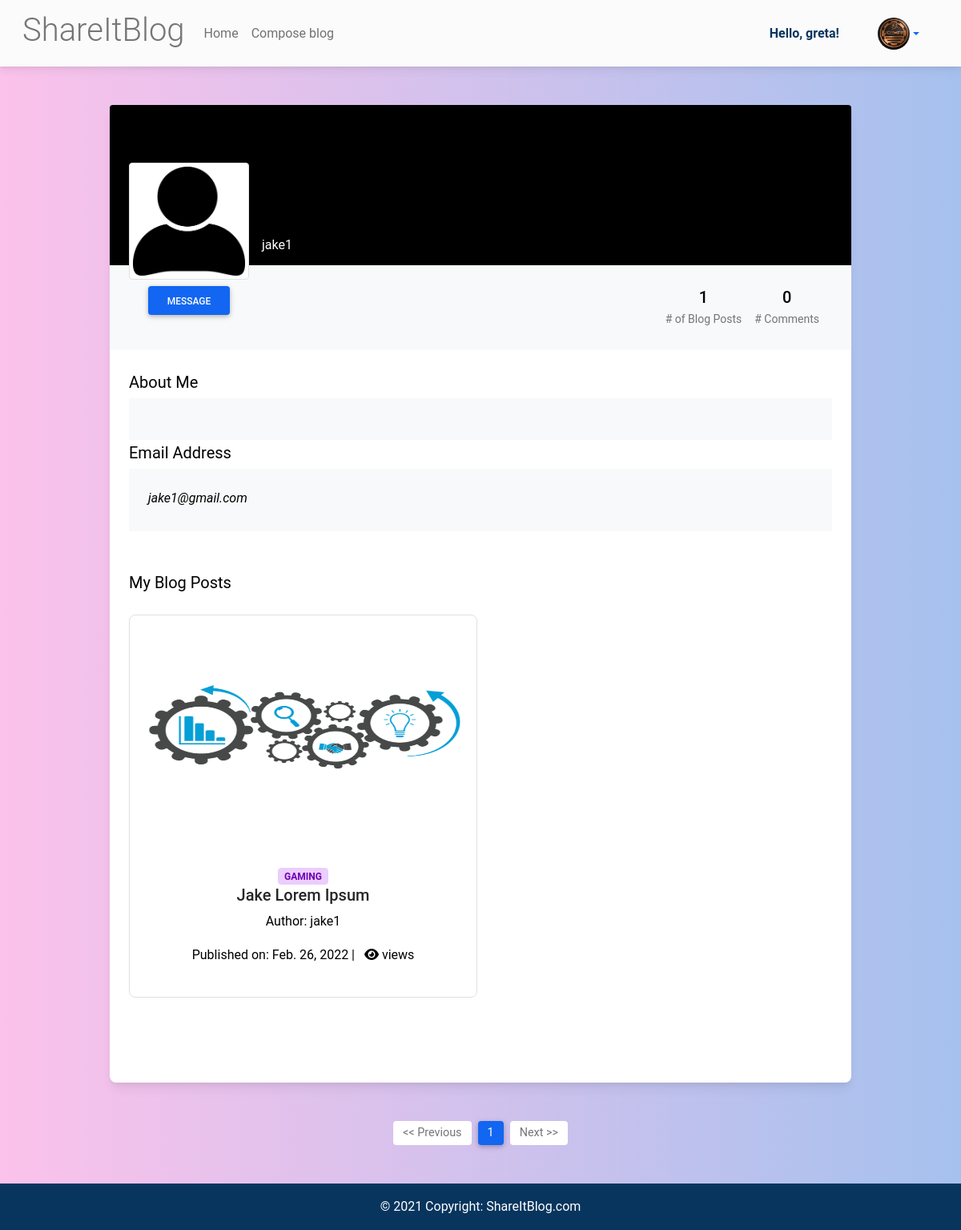
/author_profiles/2/ (signed in), run on the app's committed database.
### pages/models.py (models this page shows, shortened)
class Profile(models.Model):
    first_name = models.CharField(max_length=200, blank=True)
    middle_name = models.CharField(max_length=200, blank=True)
    last_name = models.CharField(max_length=200, blank=True)
    user = models.OneToOneField(
        User, max_length=200, on_delete=models.CASCADE, unique=True)
    bio = models.TextField(max_length=500, blank=True)
    avatar = models.ImageField(
        default='default/avatar.png', upload_to='avatars/')
    created_at = models.DateTimeField(auto_now_add=True)
    updated_at = models.DateTimeField(auto_now=True)

### blog/models.py (models this page shows, shortened)
class Post(models.Model):
    title = models.CharField(max_length=250)
    slug = AutoSlugField(populate_from='title', unique=True)
    thumbnail = models.ImageField(
        default='default/default_blog_post_img1.png', upload_to='thumbnails/', blank=True, null=True)
    image_url = models.CharField(
        default=None, max_length=500, blank=True, null=True)
    content = RichTextField()
    author = models.ForeignKey(
        User, on_delete=models.CASCADE, related_name='posts')
    categories = models.ManyToManyField(Category)
    hit_count_generic = GenericRelation(
        HitCount, object_id_field='object_pk', related_query_name='hit_count_generic_relation')
    tags = TaggableManager()
    created_at = models.DateTimeField(auto_now_add=True)
    updated_at = models.DateTimeField(auto_now_add=True)
    class Meta:
        ordering = ['-created_at']
    @property
    def post_link(self):
        return reverse('post', kwargs={
            'slug': self.slug,
        })

class Category(models.Model):
    title = models.CharField(max_length=25)
    def __str__(self):
        return self.title
    class Meta:
        verbose_name = 'Category'
        verbose_name_plural = 'Categories'

### pages/views.py (the view)
# urls.py: re_path(r'^author_profiles/(?P<id>[0-9]+)/$',
@login_required
def author_profiles(request, id):
    author_profile_page = get_object_or_404(Post, pk=id)
    profile = Profile.objects.get(user=id)
    posts = Post.objects.filter(author=id)
    posts_count = Post.objects.filter(author=id).count()
    comment_count = Comment.objects.filter(user=id).count()
    page = request.GET.get('page')
    paginator = Paginator(posts, 8)
    try:
        posts = paginator.page(page)
    except PageNotAnInteger:
        posts = paginator.page(1)
    except EmptyPage:
        posts = paginator.page(paginator.num_pages)
    context = {
        'author_profile_page': author_profile_page,
        'profile': profile,
        'posts': posts,
        'posts_count': posts_count,
        'comment_count': comment_count,
        'page': page,
    }
    return render(request, 'pages/author_profile.html', context)

### templates/pages/author_profile.html (shortened to what this page needs)
{% extends 'pages/base.html' %}
{% load crispy_forms_tags %}
{% load static %}
{% load hitcount_tags %}
{% block content %}
<section class="h-100 gradient-custom-2">
    <div class="container py-5 h-100">
        <div class="row d-flex justify-content-center align-items-center h-100">
            <div class="col col-lg-10 col-xl-10">
                <div class="card">
                    <div class="rounded-top text-white d-flex flex-row" style="background-color: #000; height:200px;">
                        <div class="ms-4 mt-5 d-flex flex-column" style="width: 150px;">
                            <img src="{{ profile.avatar.url }}" alt="Generic placeholder image"
                                class="img-fluid img-thumbnail mt-4 mb-2" style="width: 150px; z-index: 1">
                            <div class="d-flex justify-content-center mb-2">
                                {% if user.is_authenticated %}
                                {% if user.id == profile.id %}
                                <a href="{% url 'pages:update_profile' %}" type="button" class="btn btn-secondary"
                                    data-mdb-ripple-color="dark" style="z-index: 1;">
                                    Edit profile
                                </a>
                                {% else %}
                                <a href="#" type="button" class="btn btn-primary"
                                    data-mdb-ripple-color="dark" style="z-index: 1;">
                                    Message
                                </a>
                                {% endif %}
                                {% endif %}
                            </div>
                        </div>
                        <div class="ms-3" style="margin-top: 130px;">
                            <h5>{{ profile.first_name }}&nbsp;{{ profile.middle_name }}&nbsp;{{ profile.last_name }}
                            </h5>
                            <p>{{ profile.user }}</p>
                        </div>
                    </div>
                    <div class="p-4 text-black" style="background-color: #f8f9fa;">
                        <div class="d-flex justify-content-end text-center py-1">
                            <div>
                                <p class="mb-1 h5">{{ posts_count }}</p>
                                <p class="small text-muted mb-0"># of Blog Posts</p>
                            </div>
                            <div class="px-3">
                                <p class="mb-1 h5">{{ comment_count }}</p>
                                <p class="small text-muted mb-0"># Comments</p>
                            </div>
                        </div>
                    </div>
                    <div class="card-body p-4 text-black">
                        <div class="mb-5">
                            <p class="lead fw-normal mb-1">About Me</p>
                            <div class="p-4" style="background-color: #f8f9fa;">
                            </div>
                            <p class="lead fw-normal mb-1">Email Address</p>
                            <div class="p-4" style="background-color: #f8f9fa;">
                                <p class="font-italic mb-1">{{ profile.user.email }}</p>
                            </div>
                        </div>
                        <div class="d-flex justify-content-between align-items-center mb-4">
                            <p class="lead fw-normal mb-0">My Blog Posts</p>
                        </div>
                        <div class="row g-2">
                            {% if posts %}
                            {% for post in posts %}
                            <div class="col-md-6">
                                <div
                                    class="card border hover-shadow-6 mb-6 d-block bg-image hover-overlay hover-zoom hover-shadow ripple">
                                    {% if post.thumbnail %}
                                    <a href="#"><img class="card-img-top" src="{{ post.thumbnail.url }}"
                                            alt="Card image cap" style="height: 18rem;"></a>
                                    {% else %}
                                    <a href="#"><img class="card-img-top" src="{{ post.image_url }}"
                                            alt="Card image cap" style="height: 18rem;"></a>
                                    {% endif %}
                                    <div class="card-body p-6 text-center">
                                        <div class="Tags gap-xy-2 text-center mt-6">
                                            {% for category in post.categories.all %}
                                            <a href="#" class="badge badge-secondary text-uppercase">{{ category }}</a>
                                            {% endfor %}
                                        </div>
                                        <h5 class="card-title mb=0"><a class="text-dark" href="{{ post.post_link }}">{{ post.title }}</a></h5>
                                        <p>Author:&nbsp;{{ post.author }}</p>
                                        <p>
                                            Published on:&nbsp;{{ post.created_at|date }} | {% get_hit_count for post %}&nbsp;&nbsp;<i class="fas fa-eye" aria-hidden="true"></i>&nbsp;views
                                        </p>
                                    </div>
                                </div>
                                <br>
                            </div>
                            {% endfor %}
                            {% else %}
                            <h1 align="center">No post for this user yet...</h1>
                            {% endif %}
                        </div>
                    </div>
                </div>
            </div>
        </div>
    </div>
    {% include 'blog/pagination.html' %}
    {% include 'pages/footer.html' %}
</section>
{% endblock content %}

### templates/pages/navbar.html (shortened to what this page needs)
{% load static %}
<nav class="navbar navbar-expand-lg navbar-light bg-light">
    <div class="container-fluid">
        <div class="collapse navbar-collapse" id="navbarSupportedContent">
            {% url 'home' as home %}
            <a class="navbar-brand" href="#">
                <h3 class="display-6 text-muted">ShareItBlog</h3>
            </a>
            <ul class="navbar-nav me-auto mb-2 mb-lg-0">
                <li class="nav-item">
                    <a class="nav-link" href="{% url 'pages:home' %}">Home</a>
                </li>
                {% url 'post_blog_page' as post_blog_page %}
                <li class="nav-item">
                    <a class="nav-link" href="{% url 'post_blog_page' %}">Compose blog</a>
                </li>
            </ul>
        </div>
        {% if user.is_authenticated %}
        <div class="d-flex align-items-center">
            <p class="me-auto mb-2 mb-lg-0"><strong style="color: #08355E;">Hello, {{ user }}!</strong></p>
            <div class="dropdown ml-5 mr-4">
                <a class="dropdown-toggle d-flex align-items-center" href="#" id="navbarDropdownMenuAvatar"
                    role="button" data-mdb-toggle="dropdown" aria-expanded="false">
                    <img class="avatar rounded-circle" height="40" alt="This is image..." loading="lazy" src="{{ request.user.profile.avatar.url }}">
                </a>
                    {% url 'my_profile' as my_profile %}
            </div>
        </div>
        {% endif %}
    </div>
</nav>

### data on the page
Profile: avatar (placeholder picture), user "jake1", user.email "jake1@gmail.com"
Post: thumbnail (placeholder picture), title "Jake Lorem Ipsum", author "jake1", created_at "Feb. 26, 2022"
Category: title "GAMING"

### other printed values
{{ user }} "greta"
{{ posts_count }} "1"
{{ comment_count }} "0"
{{ i }} "1"
